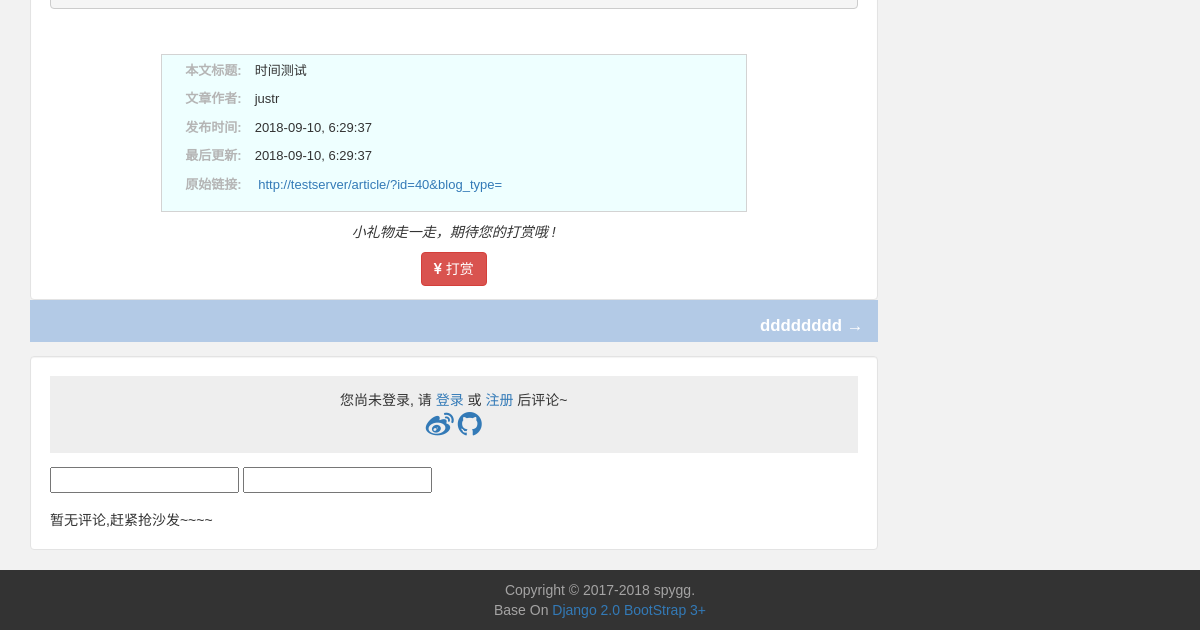
/article/?id=40&blog_type= (lower part), run on an earlier commit of the app's database.
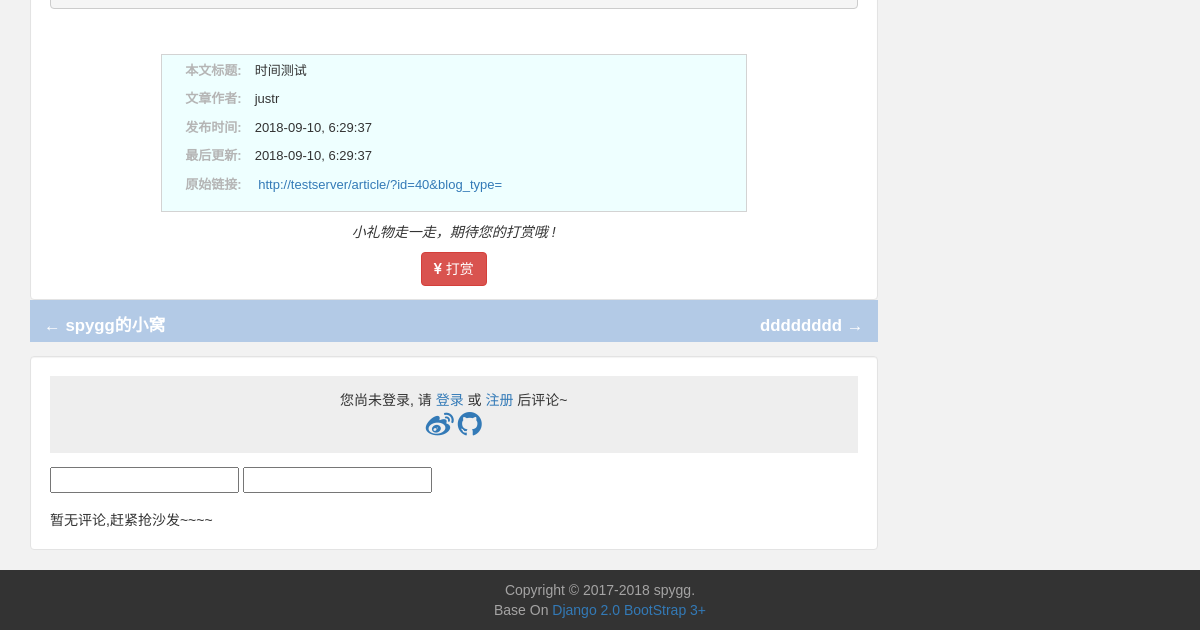
And on a later commit of the database.
### blog/models.py (models this page shows, shortened)
class Blog(models.Model):
    title = models.CharField(max_length = 100)
    blog_type = models.ForeignKey(BlogType, on_delete = models.CASCADE)
    author = models.ForeignKey(User, on_delete = models.CASCADE)
    content = RichTextUploadingField(
                                )
    created_time = models.DateTimeField(auto_now_add = True)
    last_modify_time = models.DateTimeField(auto_now = True)
    def read_number(self):
        try:
            return self.readnumber
        except ObjectDoesNotExist as e:
            return 0
    def plus_read_number(self):
        try:
            self.readnumber;
        except ObjectDoesNotExist:
            self.readnumber = ReadNumber()
            self.readnumber.blog = self
        self.readnumber.read_number += 1
        self.readnumber.save()
    class Meta:
        ordering = ['-created_time']

### blog/views.py (the view)
# urls.py: path('article/', views.article_detail, name='article_detail'),
def article_detail(request):
    context = {}
    blog_type = ''
    year = ''
    month = ''
    pre_url = request.META.get('HTTP_REFERER', '')
    id = request.GET.get('id', '0')
    blog = get_object_or_404(Blog, pk=id)
    pattern = re.compile(r"blog_type=(?P<blog_type>.+)");
    result = re.search(pattern, pre_url)
    if result:
        blog_type = result.group('blog_type')
    pattern = re.compile(r"year=(?P<year>[0-9][0-9][0-9][0-9])");
    result = re.search(pattern, pre_url)
    if result:
        year = result.group('year')
    pattern = re.compile(r"month=(?P<month>[0-9][0-9])");
    result = re.search(pattern, pre_url)
    if result:
        month = result.group('month')
    is_read = request.COOKIES.get('aritcle_%s' % id)
    if not is_read == 'YES':
        blog.plus_read_number();
    context['url'] = request.get_raw_uri()
    if blog_type:
        blog_prev = Blog.objects.filter(blog_type__type_name = blog_type, created_time__gt = blog.created_time).last()
        blog_next = Blog.objects.filter(blog_type__type_name = blog_type, created_time__lt = blog.created_time).first()
    else:
        blog_prev = Blog.objects.filter(created_time__gt = blog.created_time).last()
        blog_next = Blog.objects.filter(created_time__lt = blog.created_time).first()
    context['article'] = blog
    context['blog_type'] = blog_type
    context['blog_types'] = BlogType.objects.all()
    context['prev_article'] = blog_prev
    context['next_article'] = blog_next
    blog_content_type = ContentType.objects.get_for_model(blog)
    comments = Comment.objects.filter(object_id = blog.pk)
    context['comments'] = comments
    context['commentForm'] = CommentForm(initial = {'content_type':blog_content_type.model, 'object_id':  blog.pk})
    context['blog_content_type'] = blog_content_type
    response = render(request, 'article_detail.html', context)
    response.set_cookie('aritcle_%s' % id, 'YES', max_age = 3600)
    return response

### comment/forms.py (shortened to what this page needs)
class CommentForm(forms.Form):
    content_type = forms.CharField(widget=forms.HiddenInput())
    object_id = forms.IntegerField(widget=forms.HiddenInput())
    content = forms.CharField(widget = CKEditorWidget(config_name='comment_ckeditor'), error_messages = {'required': '评论内容不能为空'})
    def __init__(self, *args, **kwargs):
        if 'user' in kwargs:
            self.user = kwargs.pop('user')
        super(CommentForm, self).__init__(*args, **kwargs)

### blog/models.py (called while the page is built)
    def __str__(self):
        return self.type_name

    def __str__(self):
        return str(self.read_number)

### blog/templates/article_detail.html (shortened to what the changed rows need)
{% extends 'base.html' %}
{% load static %}
{% block css %}
    <link rel="stylesheet" type="text/css" href="/static/css/article_detail.css">
{% endblock %}
{% block left_area%}
  <div class="article-nav">
    <span class='pre-article'>
      {% if prev_article.title %}
        <a href="{% url 'article_detail' %}?id={{ prev_article.id }}&blog_type={{ blog_type }}">← {{ prev_article.title }} </a>
      {% endif %}
    </span>
  </div>
{% endblock %}

What changed in the data, as far as the page shows it:
added Blog: title "spygg的小窝"
